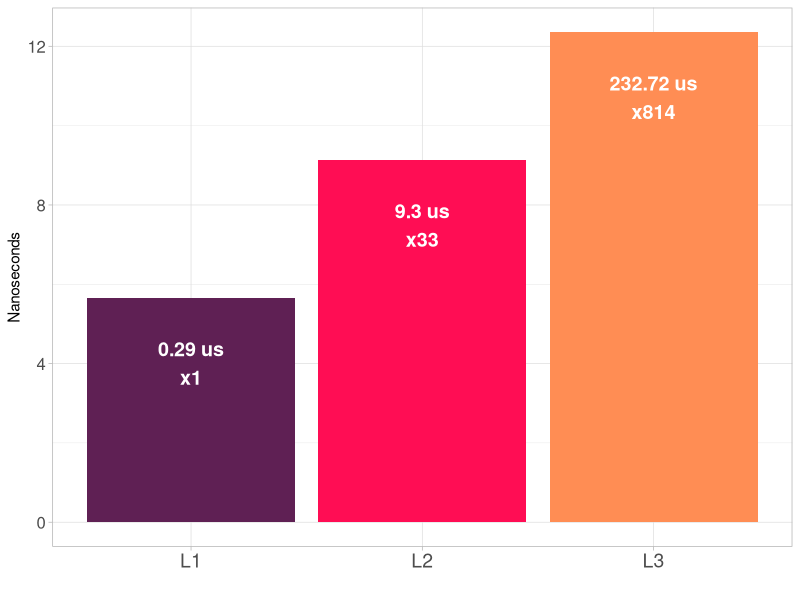

R code for this plot:
#!/usr/bin/env Rscript
library(ggplot2)
library(ggrepel)
library(plyr)
# write.csv(data1, file="./hypercall/data/hypercall-host-disabled.csv", row.names = FALSE)

data1 <- read.table("./hypercall/data/hypercall-benchmark-l1.csv", header=T, sep=",")
data2 <- read.table("./hypercall/data/hypercall-benchmark-l2.csv", header=T, sep=",")
data3 <- read.table("./hypercall/data/hypercall-benchmark-l3.csv", header=T, sep=",")

baseline <- median(data1$elapsed_time)

colors <- c( "#5f2054", "#ff0d54", "#ff8d54")
data1$layer <- 'L1'
data2$layer <- 'L2'
data3$layer <- 'L3'
data <- rbind(data1, data2, data3)

data <- ddply(data,"layer",
              transform,
              median = round(median(elapsed_time))
)

unique_data <- unique(data[c("layer", "median")])
unique_data$overhead <- round(unique_data$median/baseline)

p <- ggplot(unique_data, aes(x=reorder(layer, median), y=log(median))) +
  geom_bar(aes(fill=layer),position="dodge",stat="identity") +
  geom_text(aes(label=paste(paste(round(median/1000,2),'us',sep=' '), paste('x',overhead,sep=''), sep='\n' )), colour='white',  fontface = "bold",
            # label.padding = unit(0.5, "lines"),
            # label.r = unit(0.7, "lines"),
            # label.size = 0, 
            size = 5,
            position=position_dodge(width=0.9), vjust=2) +
  # coord_flip() +
  scale_fill_manual(values = colors) +
  # geom_hline(yintercept = c(baseline), linetype="dotted") +
  labs(x ="", y ="Nanoseconds", fill = "Traced events") +
  
  theme_light()+
  theme(
    legend.position="none",
    axis.text.y = element_text(size=12),
    axis.text.x = element_text(size=14)
  )

plot(p)